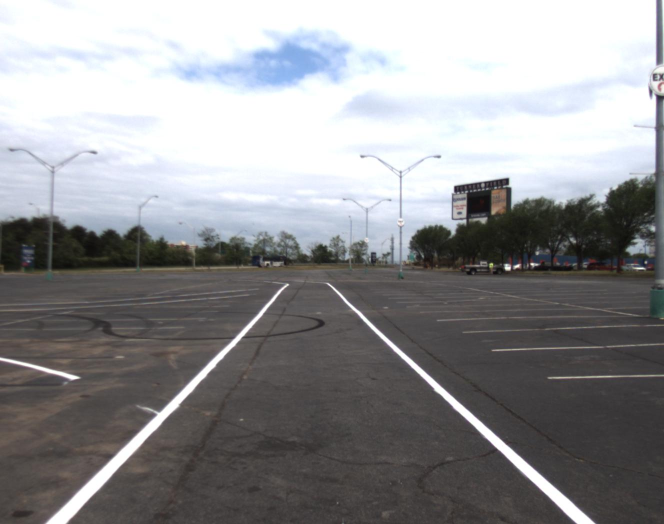
#> input picture data/testing/images/1400.jpg, 1328 x 1048 px (shown at 1/2 size)
$ python -i train_predict.py   (imports and definitions only)
#> lines starting #> are read from the running program, lines starting #| are printed output that depends on the picture; after the words box and inside, x2 and y2 are one past the last pixel; in counts of white or black regions, pixels touching at a corner belong together
#> further down, picture is the input picture: shape (1048, 1328, 3); mean B, G, R 147.4, 145.4, 145.1
import numpy as np
import cv2
from tqdm import tqdm
import time
from scipy import signal as signal_sci, optimize
import signal
import neural_network as ann

## Pre-process input images
# [66 lines left out: functions train, predict, convert_to_grayscale, not called in this run]

# image is expected be in RGB color space
def select_rgb_white_yellow(image):
    # white color mask
    lower = np.uint8([200, 200, 200])
    upper = np.uint8([255, 255, 255])
    white_mask = cv2.inRange(image, lower, upper)
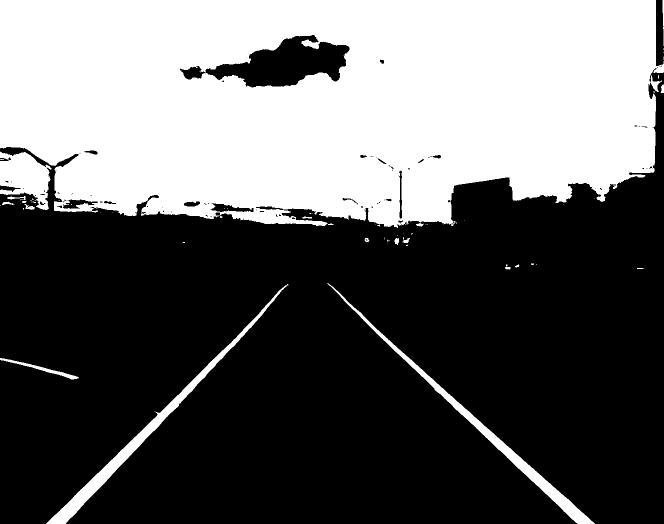
#> white_mask: shape (1048, 1328) (shown at 1/2 size); 38.8% white; 62 white regions (43 under 20 px), largest, box (x1, y1, x2, y2) and area: (0, 0, 1328, 456) 510249, (92, 568, 577, 1048) 10406, (654, 567, 1190, 1048) 9523
    # yellow color mask
    lower = np.uint8([190, 190,   0])
    upper = np.uint8([255, 255, 255])
    yellow_mask = cv2.inRange(image, lower, upper)
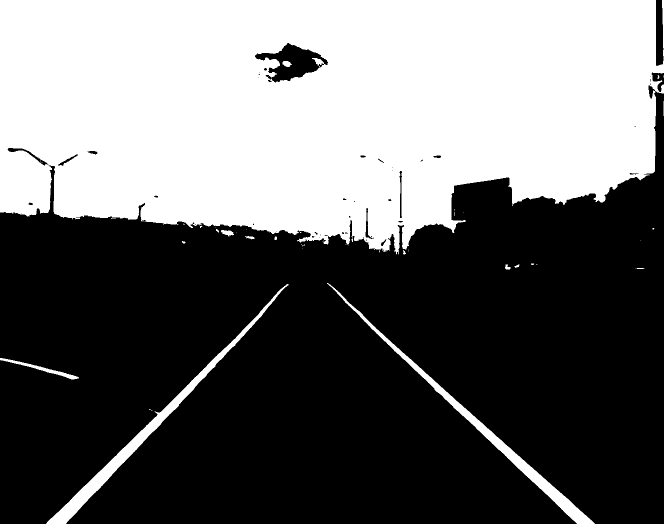
#> yellow_mask: shape (1048, 1328) (shown at 1/2 size); 41.7% white; 47 white regions (31 under 20 px), largest, box (x1, y1, x2, y2) and area: (0, 0, 1328, 509) 557532, (92, 568, 577, 1048) 10693, (654, 566, 1190, 1048) 9752
    # combine the mask
    mask = cv2.bitwise_or(white_mask, yellow_mask)
    masked = cv2.bitwise_and(image, image, mask = mask)
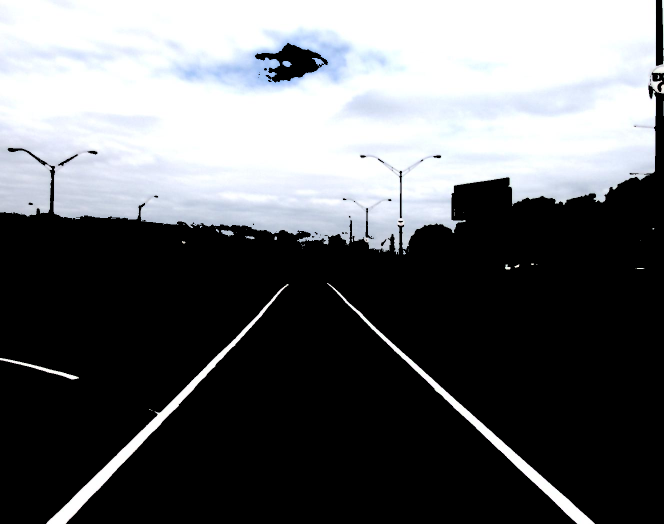
#> masked: shape (1048, 1328, 3) (shown at 1/2 size); mean B, G, R 104.3, 101.8, 99.9
    return masked

def crop_center(img):
    return img[25:,:]

## Normalize input angles
# [42 lines left out: functions encoder, decoder, not called in this run]

>>> import cv2
>>> picture = cv2.imread('data/testing/images/1400.jpg')
>>> result = select_rgb_white_yellow(picture)
